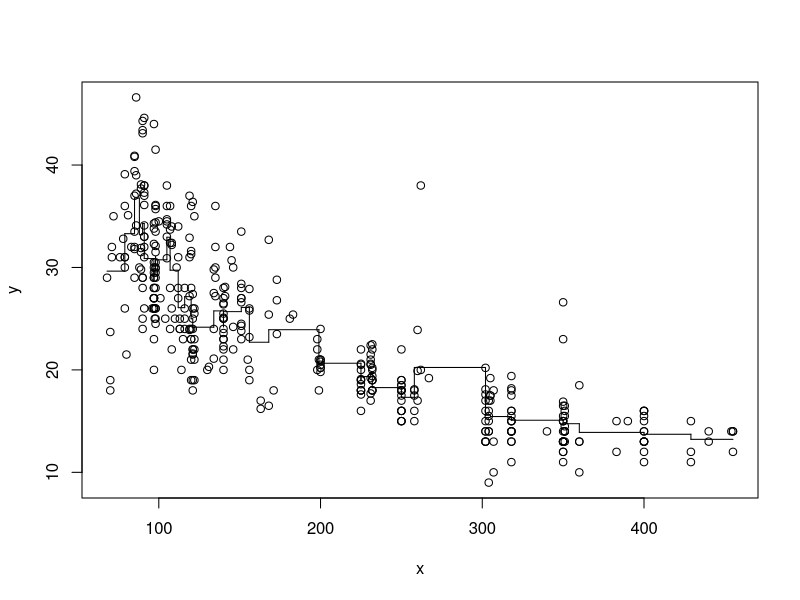
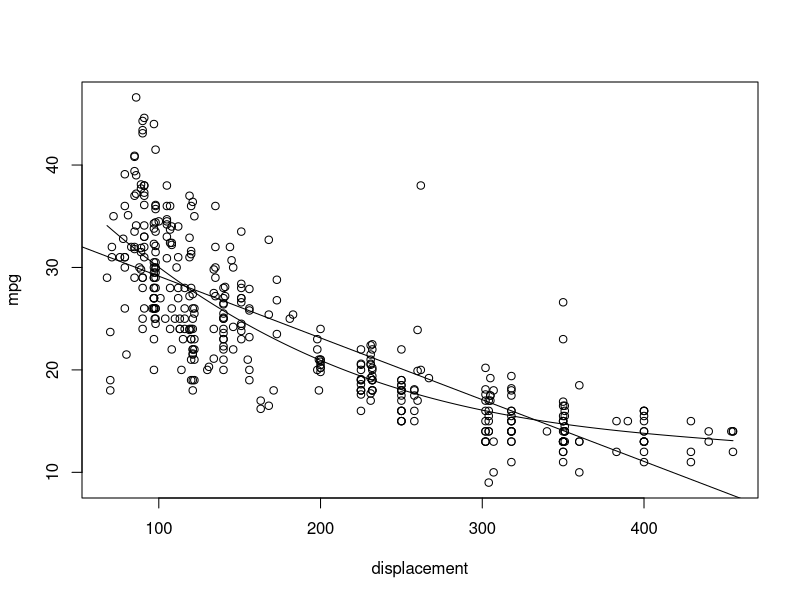
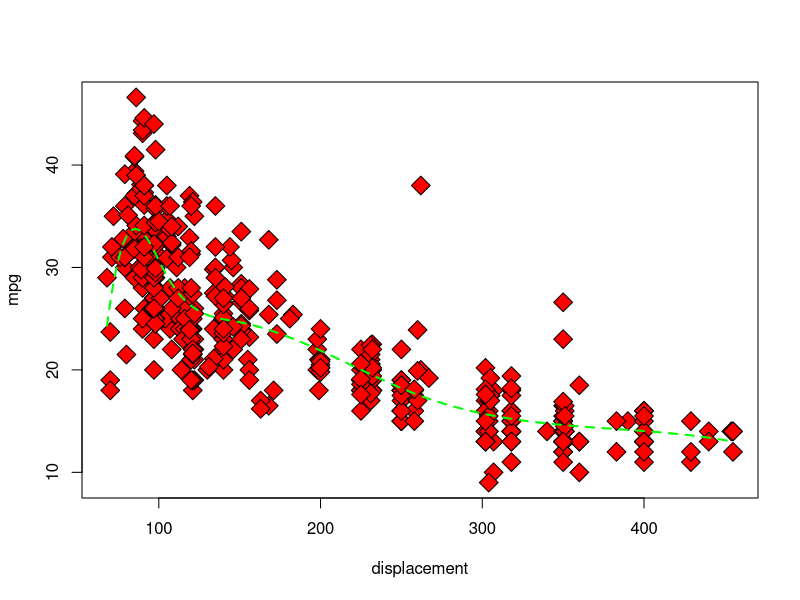
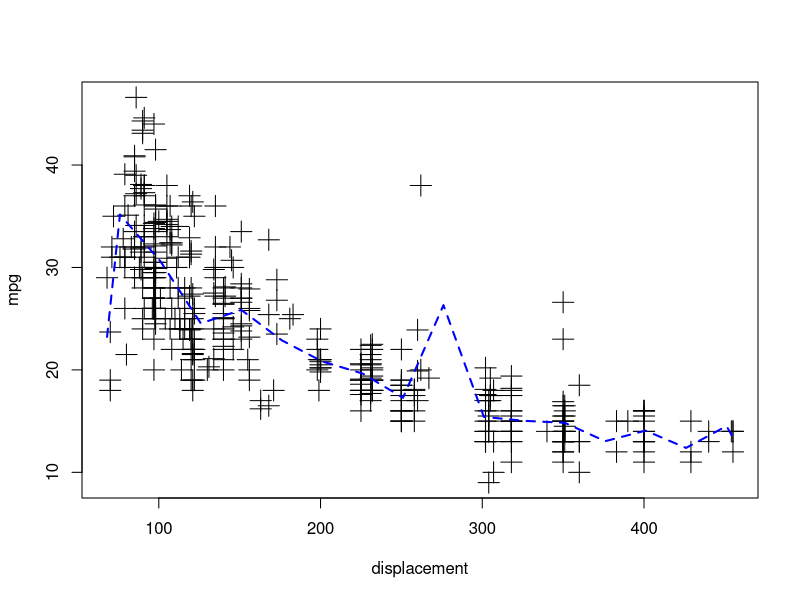

These charts were generated, in order, by the following R code:
##### Code for 1st ID 5059 Practical    ########
##### Tom Kelsey                        ########

data = read.table("data/auto-mpg.data", sep=" ", header=T)

attach(data)

#### convert to comma separated values for use in Excel
write.csv(data,"data/auto-data.csv")

############################################################################
###########################################################################

###bin-smooths###


binsmooth = function(x, y, binlen) {
    rss = 0
    plot(x, y)
    prev = NA
    xsorted = sort(x, na.last=NA)
    bins = ceiling(length(xsorted) / binlen)
    for (i in 1:bins) {
        xstart = xsorted[(i-1)*binlen+1]
        xend = xsorted[min(i*binlen, length(xsorted))]
        yval = mean(y[x>=xstart&x<=xend], na.rm=T)
        if(!is.na(prev)) {
            lines(c(xstart, xstart), c(prev, yval))
        }
        if(i < bins) {
            xendd = xsorted[i*binlen+1]
            lines(c(xstart, xendd), rep.int(yval, 2))
        } else {
            lines(c(xstart, xend), rep.int(yval, 2))
        }
        prev = yval
        rss = rss + sum(sapply(y[x>=xstart&x<=xend], function(x) { if(is.na(x)) { 0 } else { (x - yval)^2 } }))
    }
    return(rss)
}

## run the binsmooth function
binsmooth(displacement, mpg, 10)


## return the RSS for a model
rss = function(model) {
    return(sum(sapply(residuals(model), function(x) { x^2 })))
}


## Linear model
plot(mpg~displacement)
model = lm(mpg~displacement)
abline(coef(model))
rss(model)

## Load the library for basis functions
library(splines)

## no knots; default spline degree
splinemodel = lm(mpg~bs(displacement))
rss(splinemodel)
lines(min(displacement):max(displacement), predict(splinemodel, data.frame(displacement=min(displacement):max(displacement))))

## new plot (not meant to be pretty, just show options)
plot(mpg~displacement, bg='red', pch=23, cex=2)

## knots at 25%, 50% & 75% quartiles;  spline degree 3 (cubic spline)
quantile(displacement)
splinemodel2 = lm(mpg~bs(displacement,knots = c(104.25,148.5,262),degree=3))
rss(splinemodel2)
lines(min(displacement):max(displacement), predict(splinemodel2, data.frame(displacement=min(displacement):max(displacement))),lwd=2, lty=2, col='green')

## new plot 
plot(mpg~displacement, pch=3, cex=2)

## knots every 25 x values;  spline degree 1 (piecewise linear)
splinemodel3 = lm(mpg~bs(displacement,knots = seq(1,455,25),degree=1))
rss(splinemodel3)
lines(min(displacement):max(displacement), predict(splinemodel3, data.frame(displacement=min(displacement):max(displacement))),lwd=2, lty=2, col='blue')


## What does this code do?
x = matrix(displacement)
y = matrix(mpg)
solve(t(x) %*% x) %*% t(x) %*% y

###### Cathy's Answer:
###### to identify \hat{beta} using input X and response y of training data - the solution that minimise RSS of beta
###### L01, slides 18 - 20

